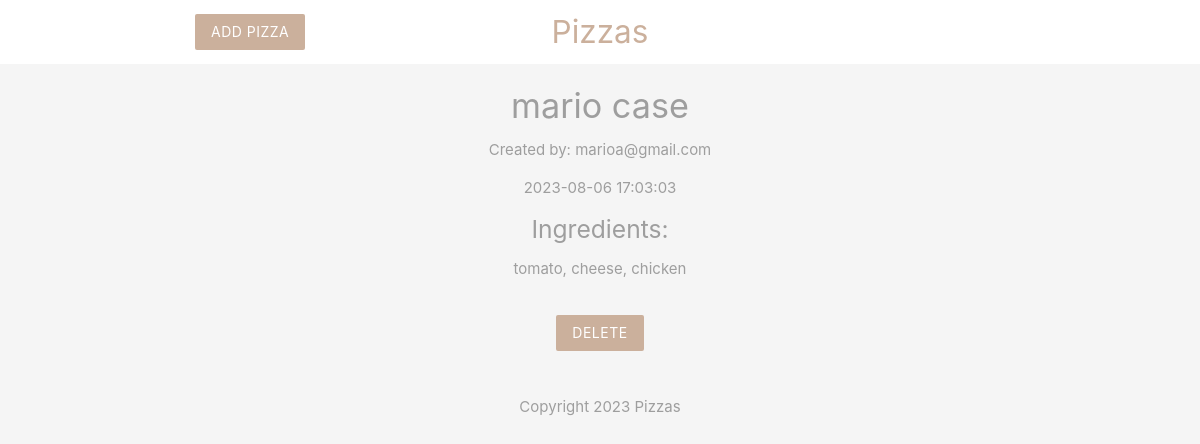
Page /details.php?id=1 on the committed database.
### tables this page shows
CREATE TABLE `pizza` (
  `id` int(11) NOT NULL,
  `title` varchar(255) NOT NULL,
  `ingredients` varchar(255) NOT NULL,
  `email` varchar(255) NOT NULL,
  `created_at` timestamp NOT NULL DEFAULT current_timestamp()
);

### src/details.php (the view, shortened to what this page needs)
<?php
include('config/db_connect.php');
if(isset($_GET['id'])){
    $id = mysqli_real_escape_string($conn, $_GET['id']);
    $sql = "SELECT * FROM pizza WHERE id = $id";
    $result = mysqli_query($conn, $sql);
    $pizza = mysqli_fetch_assoc($result);
}
?>
<!DOCTYPE html>
<html lang="pl">
<?php  include("templates/header.php")?>
<div class="container center grey-text">
    <?php if($pizza): ?>
      <h4><?php echo htmlspecialchars($pizza['title']);?></h4>
      <p>Created by: <?php echo htmlspecialchars($pizza['email']);?></p>
      <p><?php echo date($pizza['created_at'])?></p>
      <h5>Ingredients:</h5>
      <p><?php echo htmlspecialchars($pizza['ingredients']);?></p>
      <form action="details.php" method="POST">
        <input type="submit" name="delete" value="Delete" class="btn brand z-depth-0"/>
      </form>
    <?php else: ?>
      <h5>No such pizza exists!</h5>;
    <?php endif; ?>
</div>
<?php  include("templates/footer.php")?>
</html>

### src/templates/header.php (style rules this page uses)
.brand { background: #cbb09c !important; }
form { max-width: 460px; margin: 10px auto; padding: 20px; }

### rows in the picture
pizza: title "mario case", email "marioa@gmail.com", created_at "2023-08-06 17:03:03", ingredients "tomato, cheese, chicken"
